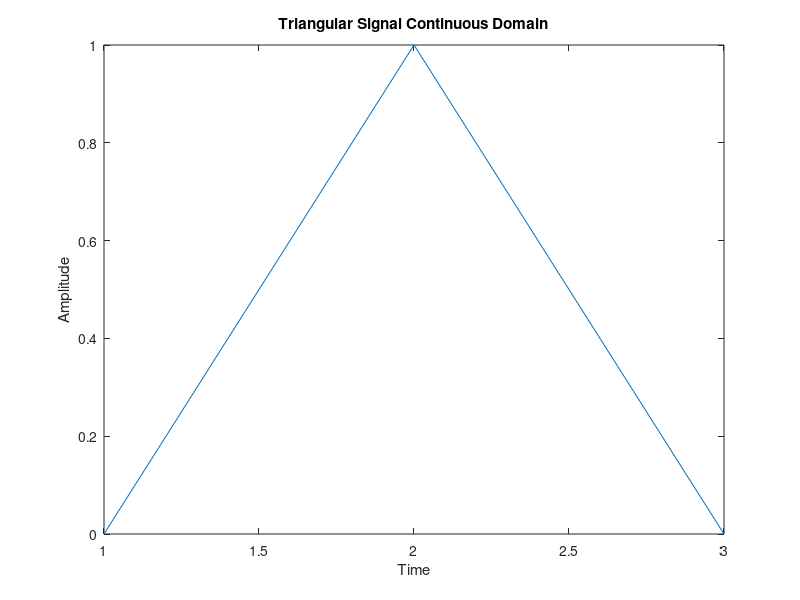

The MATLAB source for this figure:
y=[zeros(1,1),ones(1,1),zeros(1,1)];
plot(y);
xlabel('Time');
ylabel('Amplitude');
title('Triangular Signal Continuous Domain');
